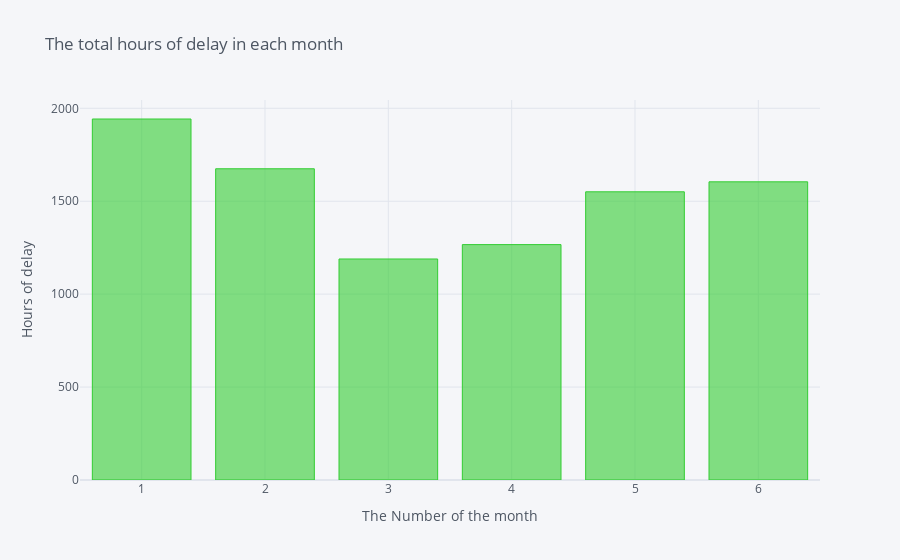

This figure's notebook cell:
### Code cell
df_month = df2.groupby(df2['Date'].dt.month)['Min Delay'].sum()/60  #grouping the delay by month
df_month = df_month.reset_index()
df_month.iplot(kind = 'bar', x= 'Date', y = 'Min Delay', title = 'The total hours of delay in each month', xTitle = 'The Number of the month',
                                    yTitle = 'Hours of delay', color = 'limegreen')

### Figure 1 — Plotly figure (JSON) as saved in the notebook; plotly's stock layout.template omitted (floating-point values rounded to 4 significant figures)
{"data": [{"marker": {"color": "rgba(50, 205, 50, 0.6)", "line": {"color": "rgba(50, 205, 50, 1.0)", "width": 1}}, "name": "Min Delay", "orientation": "v", "text": "", "type": "bar", "x": [1, 2, 3, 4, 5, 6], "y": [1942.0, 1675.0, 1189.0, 1266.0, 1551.0, 1604.0]}], "layout": {"legend": {"bgcolor": "#F5F6F9", "font": {"color": "#4D5663"}}, "paper_bgcolor": "#F5F6F9", "plot_bgcolor": "#F5F6F9", "title": {"font": {"color": "#4D5663"}, "text": "The total hours of delay in each month"}, "xaxis": {"gridcolor": "#E1E5ED", "showgrid": true, "tickfont": {"color": "#4D5663"}, "title": {"font": {"color": "#4D5663"}, "text": "The Number of the month"}, "zerolinecolor": "#E1E5ED"}, "yaxis": {"gridcolor": "#E1E5ED", "showgrid": true, "tickfont": {"color": "#4D5663"}, "title": {"font": {"color": "#4D5663"}, "text": "Hours of delay"}, "zerolinecolor": "#E1E5ED"}}}
